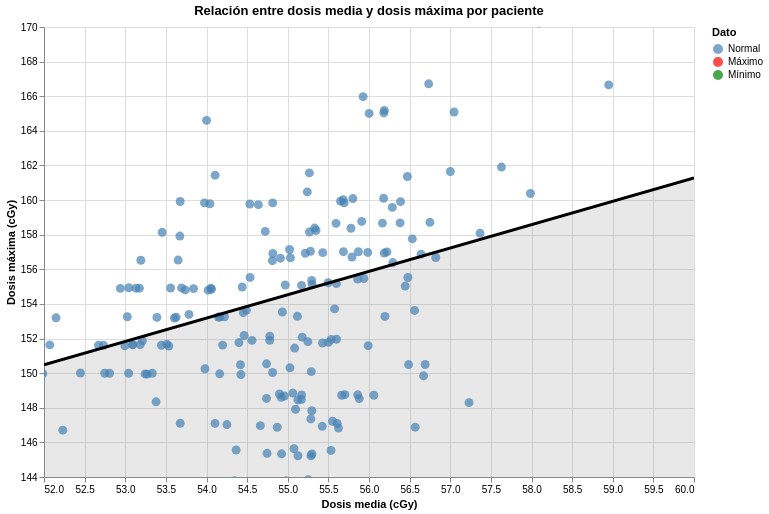

Notebook code cell kept with this figure:
### Code cell
# extremos
max_point = df.loc[df["max_dose"].idxmax()]
min_point = df.loc[df["max_dose"].idxmin()]

df["tipo"] = "normal"
df.loc[df.index == max_point.name, "tipo"] = "maximo"
df.loc[df.index == min_point.name, "tipo"] = "minimo"

# nombres para la leyenda
df["tipo"] = df["tipo"].replace({
    "normal": "Normal",
    "maximo": "Máximo",
    "minimo": "Mínimo"
})

base = alt.Chart(df).encode(
    x=alt.X(
        "mean_dose:Q",
        title="Dosis media (cGy)",
        scale=alt.Scale(domain=[52, 60])
    ),
    y=alt.Y(
        "max_dose:Q",
        title="Dosis máxima (cGy)",
        scale=alt.Scale(domain=[145,170])
    )
)

# puntos
points = base.mark_circle().encode(
    size=alt.condition(
        alt.datum.tipo != "Normal",   # extremos más grandes
        alt.value(220),
        alt.value(80)
    ),
    color=alt.Color(
        "tipo:N",
        title="Dato",
        scale=alt.Scale(
            domain=["Normal", "Máximo", "Mínimo"],
            range=["steelblue", "red", "green"]
        )
    ),
    tooltip=[
        alt.Tooltip("patient:N", title="Paciente"),
        alt.Tooltip("mean_dose:Q", title="Dosis media (cGy)", format=".2f"),
        alt.Tooltip("max_dose:Q", title="Dosis máxima (cGy)", format=".2f")
    ]
)

# intervalo de confianza
confidence = base.transform_regression(
    "mean_dose", "max_dose", extent=[52, 60]
).mark_area(
    opacity=0.18,
    color="gray"
)

# línea de tendencia
trend = base.transform_regression(
    "mean_dose", "max_dose", extent=[52, 60]
).mark_line(
    color="black",
    size=3
)

# etiquetas para extremos
labels = alt.Chart(df[df["tipo"] != "Normal"]).mark_text(
    dx=7,
    dy=-7,
    fontSize=12,
    fontWeight="bold"
).encode(
    x="mean_dose:Q",
    y="max_dose:Q",
    text="patient:N"
)

chart = alt.layer(confidence, points, trend, labels).properties(
    title="Relación entre dosis media y dosis máxima por paciente",
    width=650,
    height=450
).interactive()

chart

### Figure 1 — Vega-Lite specification as saved in the notebook (floating-point values rounded to 4 significant figures; data arrays with more than 128 entries replaced by an {"elided": "..."} marker saying what was removed)
{"config": {"view": {"continuousWidth": 300, "continuousHeight": 300}}, "layer": [{"data": {"name": "data-8f114064424822b49ddebf1c98efe769"}, "mark": {"type": "area", "color": "gray", "opacity": 0.18}, "encoding": {"x": {"field": "mean_dose", "scale": {"domain": [52, 60]}, "title": "Dosis media (cGy)", "type": "quantitative"}, "y": {"field": "max_dose", "scale": {"domain": [145, 170]}, "title": "Dosis máxima (cGy)", "type": "quantitative"}}, "name": "view_53372c081f7bedc9_0", "transform": [{"on": "mean_dose", "regression": "max_dose", "extent": [52, 60]}]}, {"data": {"name": "data-8f114064424822b49ddebf1c98efe769"}, "mark": {"type": "circle"}, "encoding": {"color": {"field": "tipo", "scale": {"domain": ["Normal", "Máximo", "Mínimo"], "range": ["steelblue", "red", "green"]}, "title": "Dato", "type": "nominal"}, "size": {"condition": {"test": "(datum.tipo !== 'Normal')", "value": 220}, "value": 80}, "tooltip": [{"field": "patient", "title": "Paciente", "type": "nominal"}, {"field": "mean_dose", "format": ".2f", "title": "Dosis media (cGy)", "type": "quantitative"}, {"field": "max_dose", "format": ".2f", "title": "Dosis máxima (cGy)", "type": "quantitative"}], "x": {"field": "mean_dose", "scale": {"domain": [52, 60]}, "title": "Dosis media (cGy)", "type": "quantitative"}, "y": {"field": "max_dose", "scale": {"domain": [145, 170]}, "title": "Dosis máxima (cGy)", "type": "quantitative"}}}, {"data": {"name": "data-8f114064424822b49ddebf1c98efe769"}, "mark": {"type": "line", "color": "black", "size": 3}, "encoding": {"x": {"field": "mean_dose", "scale": {"domain": [52, 60]}, "title": "Dosis media (cGy)", "type": "quantitative"}, "y": {"field": "max_dose", "scale": {"domain": [145, 170]}, "title": "Dosis máxima (cGy)", "type": "quantitative"}}, "transform": [{"on": "mean_dose", "regression": "max_dose", "extent": [52, 60]}]}, {"data": {"name": "data-5a6ea0873854eafa00e103e24d75b110"}, "mark": {"type": "text", "dx": 7, "dy": -7, "fontSize": 12, "fontWeight": "bold"}, "encoding": {"text": {"field": "patient", "type": "nominal"}, "x": {"field": "mean_dose", "type": "quantitative"}, "y": {"field": "max_dose", "type": "quantitative"}}}], "height": 450, "params": [{"name": "param_1e9efca18e7a2868", "select": {"type": "interval", "encodings": ["x", "y"]}, "bind": "scales", "views": ["view_53372c081f7bedc9_0"]}], "title": "Relación entre dosis media y dosis máxima por paciente", "width": 650, "$schema": "https://vega.github.io/schema/vega-lite/v6.1.0.json", "datasets": {"data-8f114064424822b49ddebf1c98efe769": {"elided": "200 records"}, "data-5a6ea0873854eafa00e103e24d75b110": [{"patient": "pt_143", "mean_dose": 55.87, "max_dose": 130.3, "tipo": "Mínimo"}, {"patient": "pt_38", "mean_dose": 54.33, "max_dose": 209.5, "tipo": "Máximo"}]}}
